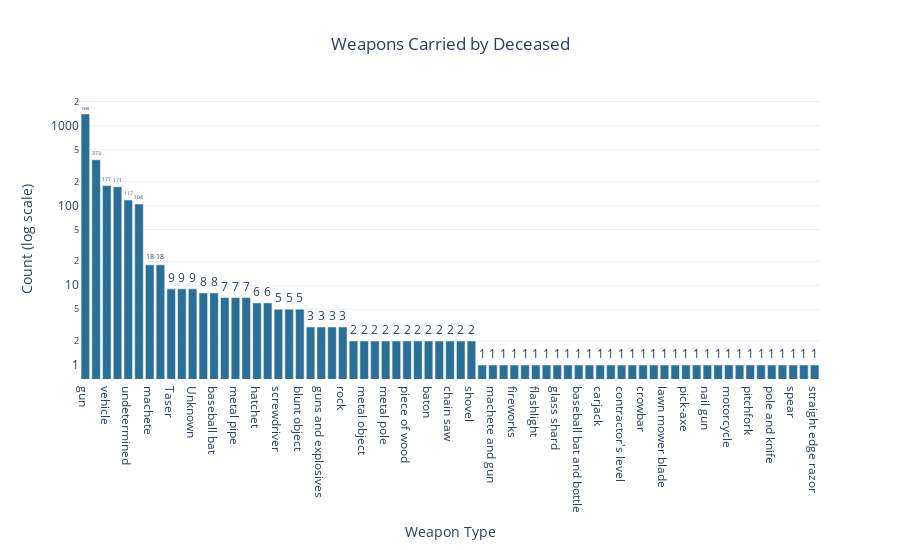

Notebook code for this chart:
### Code cell
fig = px.bar(
    carried_weapon_count.sort_values('weapon', ascending=False),
    x='armed',
    y='weapon',
    title='Weapons Carried by Deceased',
    template='plotly_white'
)

fig.update_traces(
    text=carried_weapon_count['weapon'],
    textposition='outside',
    hovertemplate='<b>%{x}</b><br>Count: %{y}<extra></extra>',
    marker_color='#2a6f97'
)

fig.update_layout(
    xaxis_title='Weapon Type',
    yaxis_title='Count (log scale)',
    yaxis_type='log',
    showlegend=False,
    title_x=0.5,
    height=550
)

fig.show()

### Figure 1 — Plotly figure (JSON) as saved in the notebook; plotly's stock layout.template omitted (floating-point values rounded to 4 significant figures)
{"data": [{"hovertemplate": "<b>%{x}</b><br>Count: %{y}<extra></extra>", "legendgroup": "", "marker": {"color": "#2a6f97", "pattern": {"shape": ""}}, "name": "", "orientation": "v", "showlegend": false, "text": [1398.0, 373.0, 177.0, 171.0, 117.0, 104.0, 18.0, 18.0, 9.0, 9.0, 9.0, 8.0, 8.0, 7.0, 7.0, 7.0, 6.0, 6.0, 5.0, 5.0, 5.0, 3.0, 3.0, 3.0, 3.0, 2.0, 2.0, 2.0, 2.0, 2.0, 2.0, 2.0, 2.0, 2.0, 2.0, 2.0, 2.0, 1.0, 1.0, 1.0, 1.0, 1.0, 1.0, 1.0, 1.0, 1.0, 1.0, 1.0, 1.0, 1.0, 1.0, 1.0, 1.0, 1.0, 1.0, 1.0, 1.0, 1.0, 1.0, 1.0, 1.0, 1.0, 1.0, 1.0, 1.0, 1.0, 1.0, 1.0, 1.0], "textposition": "outside", "type": "bar", "x": ["gun", "knife", "vehicle", "unarmed", "undetermined", "toy weapon", "machete", "unknown weapon", "Taser", "ax", "Unknown", "sword", "baseball bat", "hammer", "metal pipe", "box cutter", "hatchet", "crossbow", "screwdriver", "gun and knife", "blunt object", "scissors", "guns and explosives", "metal stick", "rock", "sharp object", "metal object", "pipe", "metal pole", "meat cleaver", "piece of wood", "hatchet and gun", "baton", "brick", "chain saw", "beer bottle", "shovel", "air conditioner", "machete and gun", "hand torch", "fireworks", "garden tool", "flashlight", "flagpole", "glass shard", "bean-bag gun", "baseball bat and bottle", "baseball bat and fireplace poker", "carjack", "chain", "contractor's level", "cordless drill", "crowbar", "bayonet", "lawn mower blade", "pole", "pick-axe", "oar", "nail gun", "metal rake", "motorcycle", "metal hand tool", "pitchfork", "pen", "pole and knife", "stapler", "spear", "tire iron", "straight edge razor"], "xaxis": "x", "y": [1398, 373, 177, 171, 117, 104, 18, 18, 9, 9, 9, 8, 8, 7, 7, 7, 6, 6, 5, 5, 5, 3, 3, 3, 3, 2, 2, 2, 2, 2, 2, 2, 2, 2, 2, 2, 2, 1, 1, 1, 1, 1, 1, 1, 1, 1, 1, 1, 1, 1, 1, 1, 1, 1, 1, 1, 1, 1, 1, 1, 1, 1, 1, 1, 1, 1, 1, 1, 1], "yaxis": "y"}], "layout": {"barmode": "relative", "height": 550, "legend": {"tracegroupgap": 0}, "showlegend": false, "title": {"text": "Weapons Carried by Deceased", "x": 0.5}, "xaxis": {"anchor": "y", "domain": [0, 1], "title": {"text": "Weapon Type"}}, "yaxis": {"anchor": "x", "domain": [0, 1], "title": {"text": "Count (log scale)"}, "type": "log"}}}
